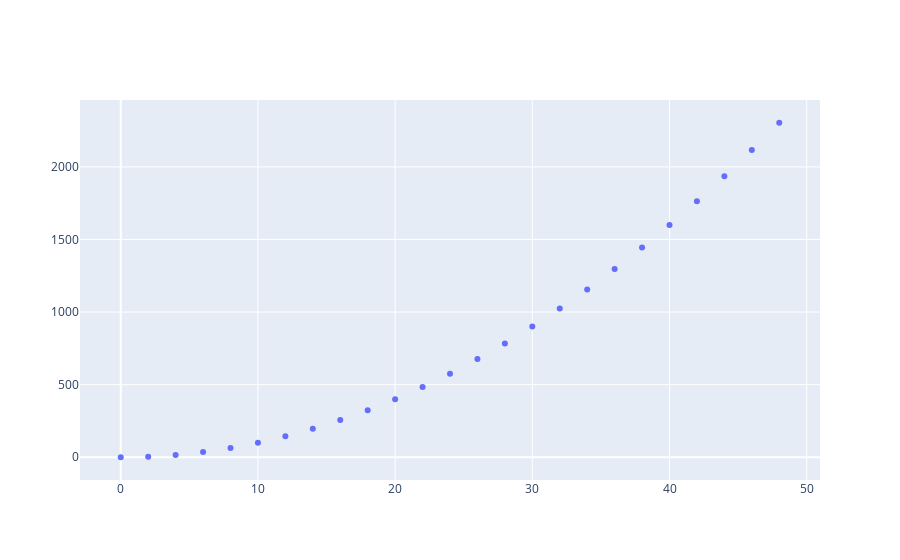

Here is the notebook cell this chart was saved with:
### Code cell
fig = go.Figure()
fig.add_trace(go.Scatter(x=x, y=x**2, mode='markers'))
fig.show()

### Figure 1 — Plotly figure (JSON) as saved in the notebook; plotly's stock layout.template omitted (floating-point values rounded to 4 significant figures)
{"data": [{"mode": "markers", "type": "scatter", "x": [0, 2, 4, 6, 8, 10, 12, 14, 16, 18, 20, 22, 24, 26, 28, 30, 32, 34, 36, 38, 40, 42, 44, 46, 48], "y": [0, 4, 16, 36, 64, 100, 144, 196, 256, 324, 400, 484, 576, 676, 784, 900, 1024, 1156, 1296, 1444, 1600, 1764, 1936, 2116, 2304]}], "layout": {}}
